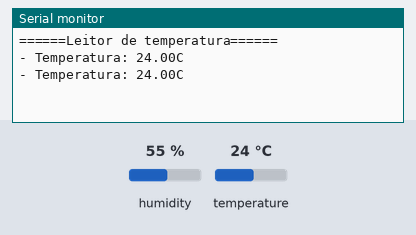
Bench run of a sketch on a simulated Arduino Uno, built with avr-gcc and run on an emulated ATmega328P. Shown: the last lines printed to the serial monitor. Inputs (shaded band) come from the test bench; at power-on: temperature 24 °C, humidity 55 %.

Above: at 10.8 s.
10.9 s: temperature set to 12 °C
At 20.6 s:
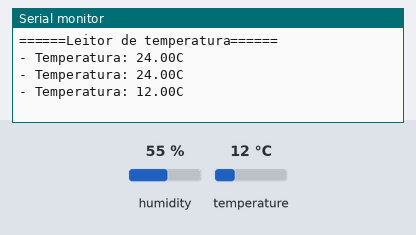
20.9 s: temperature set to 19 °C
At 31.1 s:
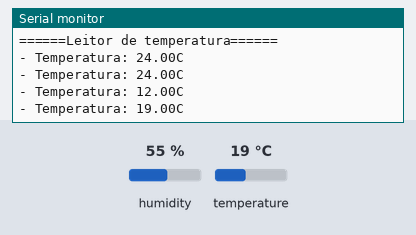
Timing chart, 0 to 32.6 s (numbered marks = the images above; inputs shaded):
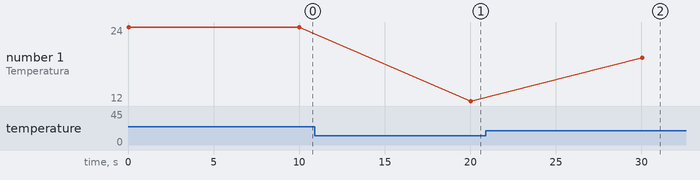

The sketch:

DHT22_ARDUINO_SOFTWARE_SERIAL_ESP8266.ino
```cpp
/*
  Leitor de temperatura (DHT22)
  Autores: Pedro Bertoleti e Douglas Zuqueto
  Data: Dezembro/2015

  Este é o programa de leitura de tempertura (do sensor DHT22).
  O programa le a temperatura em um periodo de 10 segundos e mostra,
  no Serial Monitor, a temperatura lida.
*/
#include "DHT.h"
#include <SoftwareSerial.h> // Biblioteca SoftwareSerial

//defines gerais
#define DHTPIN                2      //pino do Arduino que está conectado ao pino de dados do sensor
#define DHTTYPE               DHT22  //estabelece que o sensor utilizado é o DHT22 (é possível selecionar entre DHT11, DHT22 e DHT21)
#define TEMPO_LEITURA_SENSOR  10000  //tempo entre leituras de temperatura

//variáveis globais
DHT dht(DHTPIN, DHTTYPE);   //objeto para comunicar com sensor de temperatura DHT22
SoftwareSerial comunicacaoESP(2, 3); // objeto para comunicação serial com o ESP8266 nas Portas 2(RX) e 3(TX)

//Função setup (inicializações do programa)
void setup()
{
  Serial.begin(9600);
  Serial.println("======Leitor de temperatura======");
  comunicacaoESP.begin(9600); // inicia a comunicação serial com o ESP8266

  //inicia a comunicação com o sensor DHT22
  dht.begin();
}

//loop (programa principal)
void loop()
{
  float TemperaturaLida;

  //le a temperatura (em graus Celsius)
  TemperaturaLida = dht.readTemperature();

  //checa se a leitura da temperatura foi bem sucedida ou não
  if (isnan(TemperaturaLida)) {
    Serial.println("- Falha ao ler a temperatura medida pelo sensor DHT22");
    comunicacaoESP.println('0'); // caso o valor seja nulo ou indefinido, o valor '0' é enviado para o ESP
  } else
  {
    Serial.print("- Temperatura: ");
    Serial.print(TemperaturaLida);
    Serial.println("C");
    comunicacaoESP.println(TemperaturaLida); // envio do valor da temperatura para o módulo ESP
  }

  delay(TEMPO_LEITURA_SENSOR);

}
```

Measured:
- after the input at 10.9 s, the serial monitor: prints a new line after 9.1 s (image 1)
- after the input at 20.9 s, the serial monitor: prints a new line after 9.1 s (image 2)
- plotted number 1: 24 → 12 after the input at 10.9 s, 12 → 19 after the input at 20.9 s
